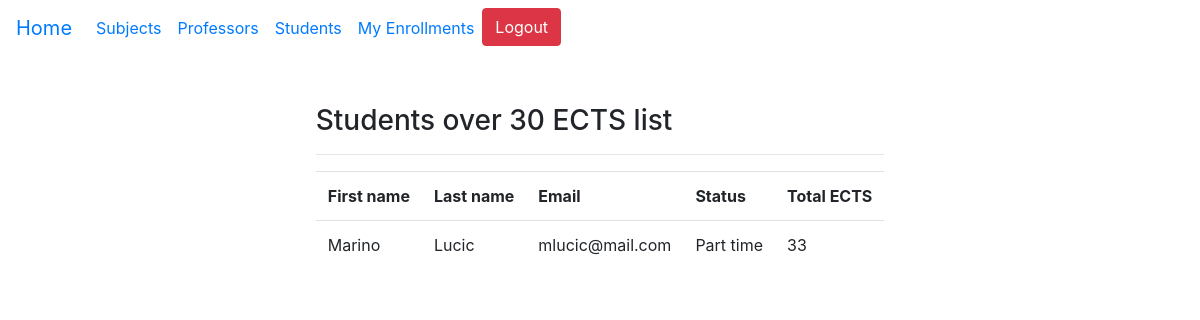
Screenshot of /students/over_30_ects (signed in) with the database file from the repository.
### base/models.py (models this page shows)
class User(AbstractUser):
    STATUSES = (('None', 'None'), ('Regular', 'Regular'), ('Part time', 'Part time'))
    status = models.CharField(max_length=50, choices=STATUSES, null=True, blank=True)
    role = models.ForeignKey(Role, on_delete=models.PROTECT, null=True, blank=True)

### base/views.py (the view)
# urls.py: path('students/over_30_ects', views.students_over_30_ects, name='students_over_30_ects'),
@login_required(login_url="/login/")
def students_over_30_ects(request):
    students = User.objects.filter(role__name="Student")
    students_list = []
    for student in students:
        enrollments = Enrollment.objects.filter(student=student, status="Enrolled")
        total_ects = sum(enrollment.subject.ects for enrollment in enrollments)
        if total_ects > 30:
            students_list.append({
                'student': student,
                'total_ects': total_ects
            })
    return render(request, "students_over_30_ects.html", {"students_list": students_list})

### base/templates/students_over_30_ects.html
{% extends 'base.html' %}
{% block students_over_30_ects %}
<h3> Students over 30 ECTS list </h3>
<hr>
<table class="table">
    <tr>
        <th> First name </th>
        <th> Last name </th>
        <th> Email </th>
        <th> Status </th>
        <th> Total ECTS </th>
    </tr>
    {% for entry in students_list %}
    <tr>
        <td> {{ entry.student.first_name }} </td>
        <td> {{ entry.student.last_name }} </td>
        <td> {{ entry.student.email }} </td>
        <td> {{ entry.student.status }} </td>
        <td> {{ entry.total_ects }} </td>
    </tr>
    {% endfor %}
</table>
{% endblock %}

### rows the page displays
User: student.first_name "Marino", student.last_name "Lucic", student.email "mlucic@mail.com", student.status "Part time", total_ects "33"
